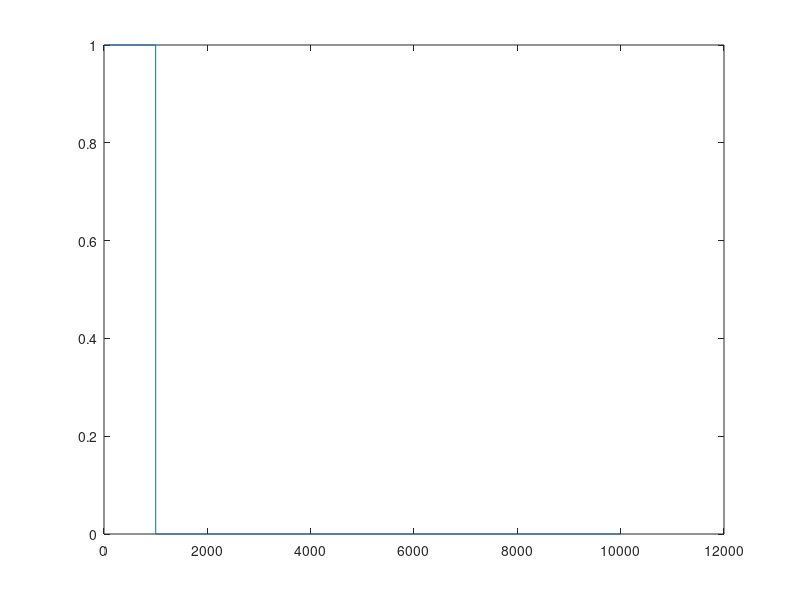
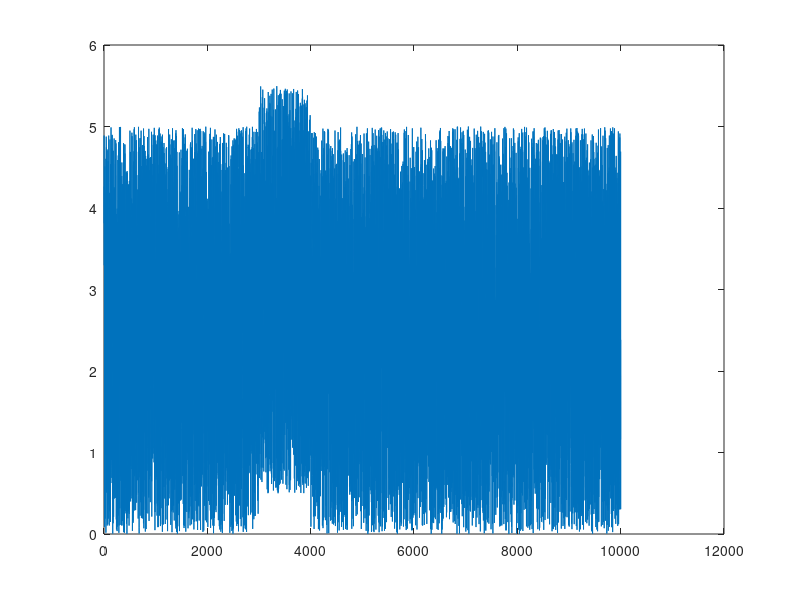
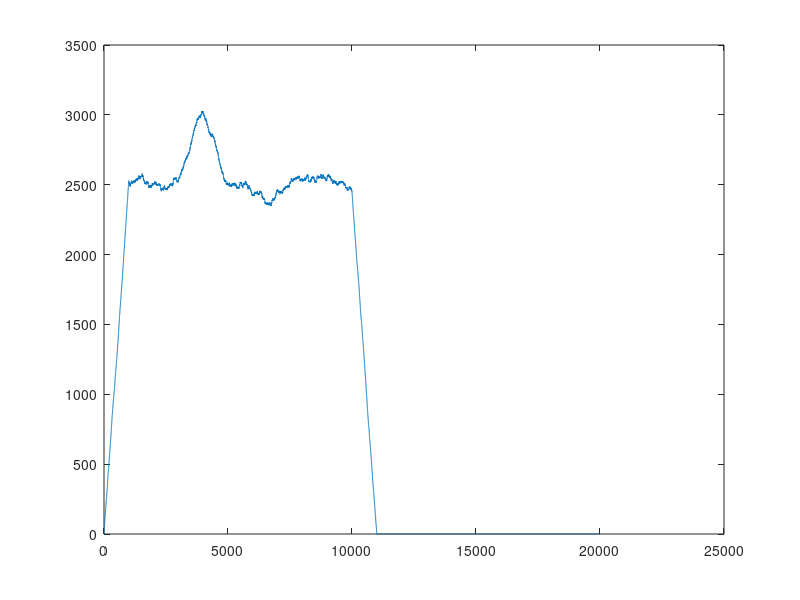

Write the MATLAB code that produced these figures, in order.
clc;
close all;
clear;


ts = 1e-9;
t = 0:ts:1e-5;
x1 = zeros(size(t));
t_size = length (t);
n = round (t_size / 10);
x1(1:n) = ones(1,n);
figure
plot(x1)


x2 = zeros(size(t));
x2(3001:3001+n-1) = 0.5*ones(1,n);
x2 = x2 + 5 * rand (size (x2));
figure
plot(x2)



y = conv(x1,x2);
figure
plot(y)

c=3e8;
[val ,pos] = max(y);
td = round((pos-1000))*1e-9;
r = c*td/2;
disp (r);